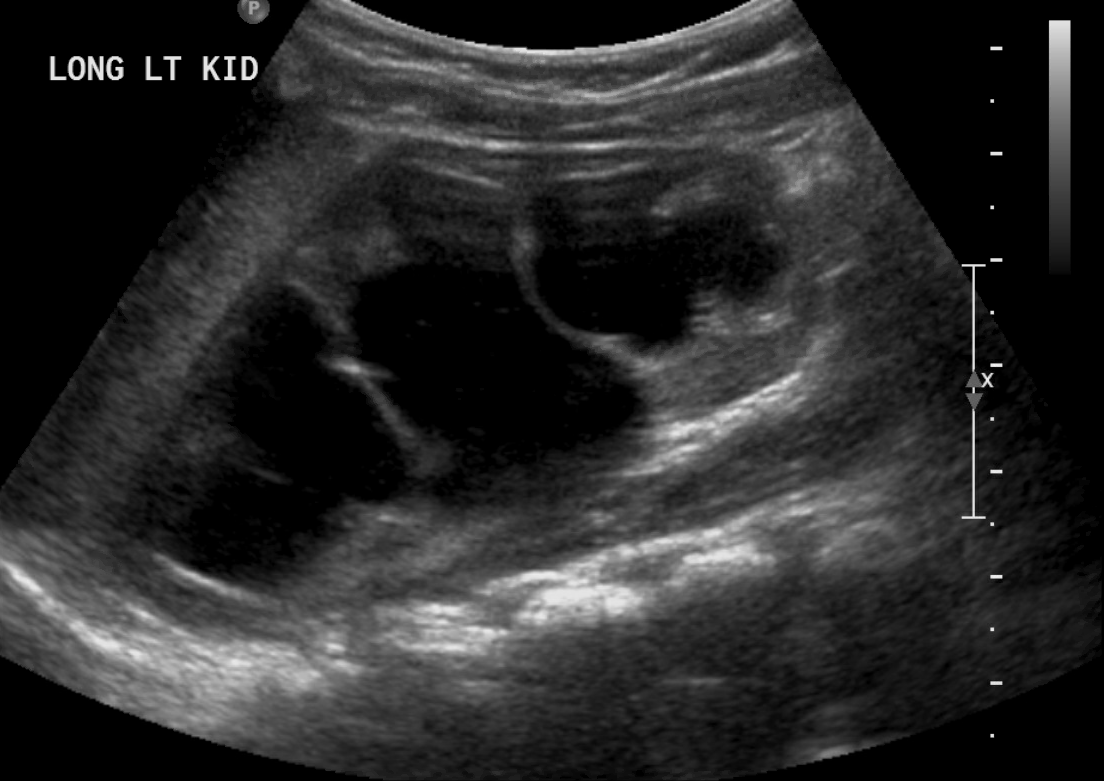
#> input picture 1.Models/20190406_sagittal01.PNG, 1104 x 781 px
$ python -i stan_prep0_v0.py   (imports and definitions only)
#> lines starting #> are read from the running program, lines starting #| are printed output that depends on the picture
#> further down, picture is the input picture: shape (781, 1104, 3); min 0, max 242, mean 41.4
import argparse
import os
import pydicom
from PIL import Image
import json
from skimage.color import rgb2gray
from skimage import img_as_float, exposure
import numpy as np
from skimage.transform import resize

# [14 lines left out: functions get_pt_scan_ids, get_image_files, not called in this run]

def set_contrast(image, contrast=1):
    """
    Set contrast in image

    :param image: input image
    :param contrast: contrast type
    :return: image with revised contrast
    """
#> called with contrast = 1

    if contrast == 0:
        out_img = image
    elif contrast == 1:
        out_img = exposure.equalize_hist(image)
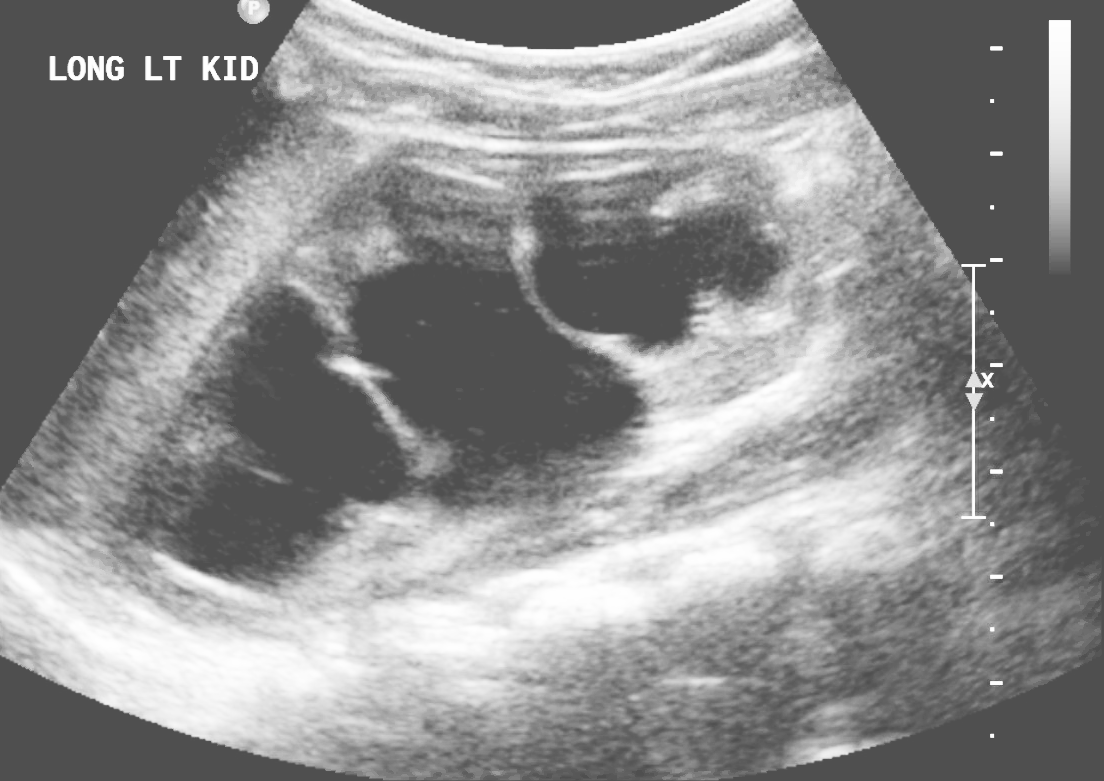
#> out_img: shape (781, 1104, 3) float64; min 0.313, max 1, mean 0.551
    elif contrast == 2:
        out_img = exposure.equalize_adapthist(image)
    elif contrast == 3:
        out_img = exposure.rescale_intensity(image)
    else:
        out_img = None
        print("No valid contrast option provided. \n"
              "Please specify one of the numbers 1-4. \n")

    return out_img


# [36 lines left out: function pad_img_le, not called in this run]


def autocrop(image, threshold=0):
    """Crops any edges below or equal to threshold

    from fviktor here: https://stackoverflow.com/questions/13538748/crop-black-edges-with-opencv
    Crops blank image to 1x1.

    Returns cropped image.

    """
#> called with threshold = 0.75
    if len(image.shape) == 3:
        flatImage = np.max(image, 2)
    else:
        flatImage = image
    assert len(flatImage.shape) == 2

    rows = np.where(np.max(flatImage, 0) > threshold)[0]
#> rows = 1017 values from 0 to 1070
    if rows.size:
        cols = np.where(np.max(flatImage, 1) > threshold)[0]
#> cols = 762 values from 0 to 761
        image = image[cols[0]: cols[-1] + 1, rows[0]: rows[-1] + 1]
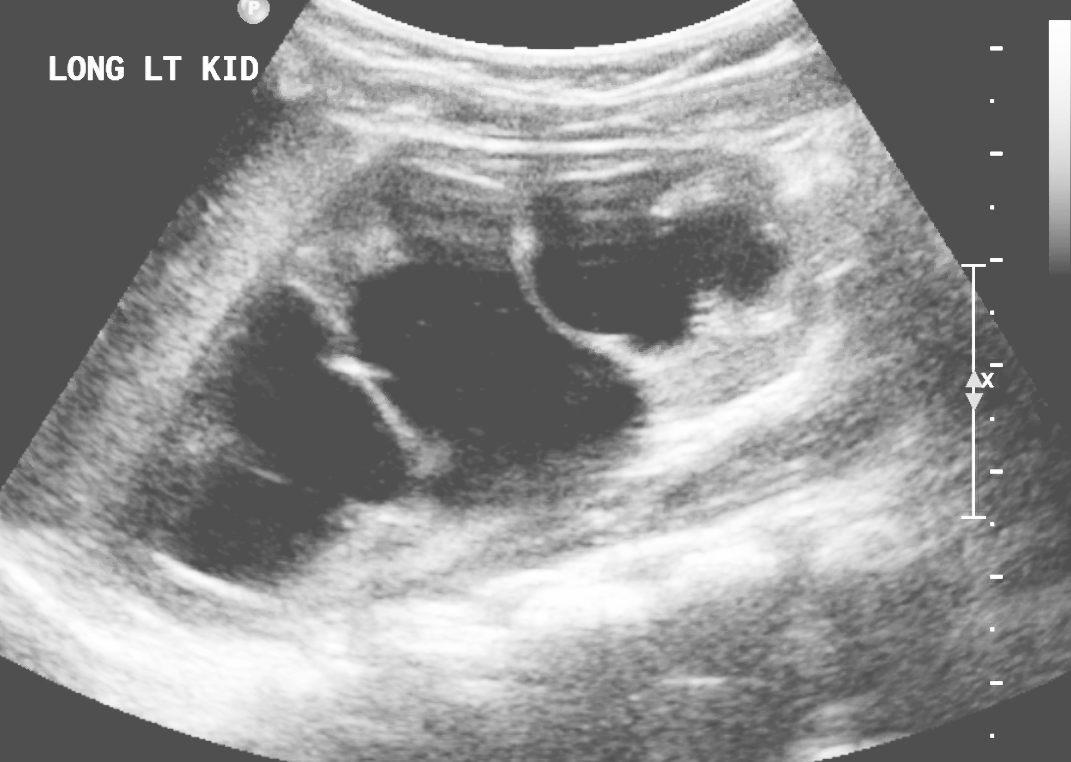
#> image: shape (762, 1071, 3) float64; min 0.313, max 1, mean 0.562
    else:
        image = image[:1, :1]

    return image


def process_input_image(image, set_bw=False):
    """
    Processes image: crop, convert to greyscale and resize

    :param image: image
    :return: formatted image
    """

    if set_bw:
        image_grey = img_as_float(rgb2gray(image))
    else:
        image_grey = img_as_float(image)
    my_img = set_contrast(image_grey) ## ultimately add contrast variable
    fit_img = autocrop(my_img, threshold=0.75)
    # fit_img = my_img

    return fit_img

# [118 lines left out: functions prep_img_files, main, not called in this run]

# [2 lines not run here, left out]

>>> import cv2
>>> picture = cv2.cvtColor(cv2.imread('../../../1.Models/20190406_sagittal01.PNG'), cv2.COLOR_BGR2RGB)
>>> result = process_input_image(picture)
